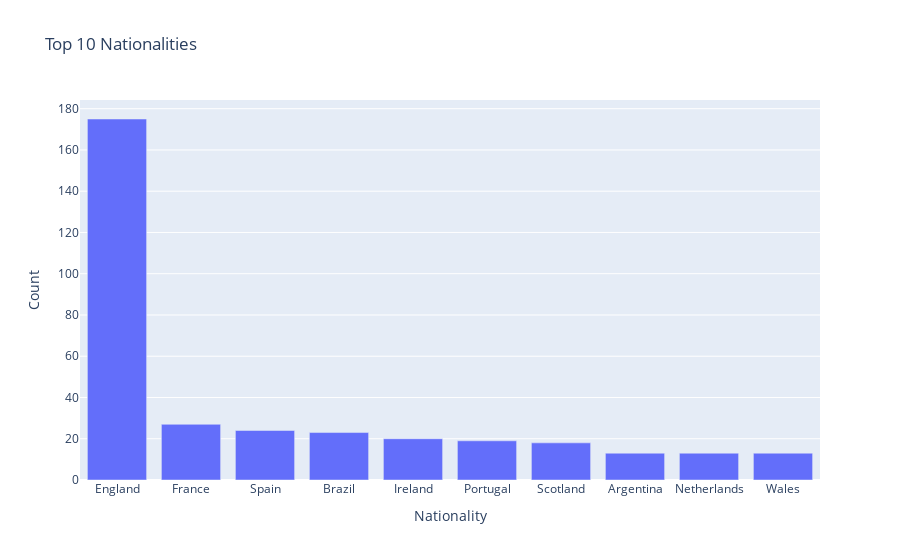

Here is the notebook cell this chart was saved with:
### Code cell
fig = go.Figure(data=go.Bar(
    x=df['Nationality'].value_counts().head(10).index,
    y=df['Nationality'].value_counts().head(10).values
))

fig.update_layout(
    title='Top 10 Nationalities',
    xaxis_title='Nationality',
    yaxis_title='Count'
)

fig.show()

### Figure 1 — Plotly figure (JSON) as saved in the notebook; plotly's stock layout.template omitted (floating-point values rounded to 4 significant figures)
{"data": [{"type": "bar", "x": ["England", "France", "Spain", "Brazil", "Ireland", "Portugal", "Scotland", "Argentina", "Netherlands", "Wales"], "y": [175, 27, 24, 23, 20, 19, 18, 13, 13, 13]}], "layout": {"title": {"text": "Top 10 Nationalities"}, "xaxis": {"title": {"text": "Nationality"}}, "yaxis": {"title": {"text": "Count"}}}}
